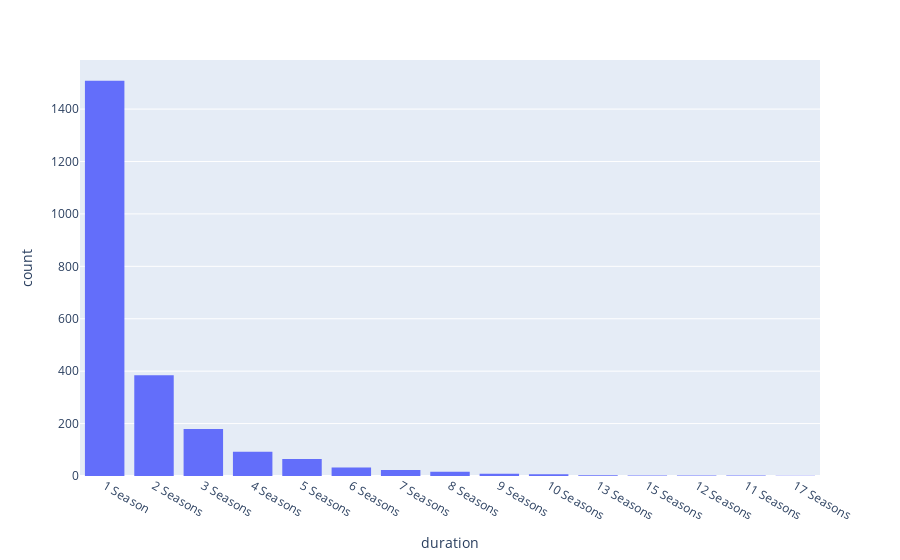

Notebook code cell kept with this figure:
### Code cell
px.histogram(show_seasons, "duration").update_xaxes(categoryorder='total descending')

### Figure 1 — Plotly figure (JSON) as saved in the notebook; plotly's stock layout.template omitted (floating-point values rounded to 4 significant figures; data arrays with more than 128 entries replaced by an {"elided": "..."} marker saying what was removed)
{"data": [{"alignmentgroup": "True", "bingroup": "x", "hovertemplate": "duration=%{x}<br>count=%{y}<extra></extra>", "legendgroup": "", "marker": {"color": "#636efa", "pattern": {"shape": ""}}, "name": "", "offsetgroup": "", "orientation": "v", "showlegend": false, "type": "histogram", "x": {"elided": "2326 str values"}, "xaxis": "x", "yaxis": "y"}], "layout": {"barmode": "relative", "legend": {"tracegroupgap": 0}, "margin": {"t": 60}, "xaxis": {"anchor": "y", "categoryorder": "total descending", "domain": [0, 1], "title": {"text": "duration"}}, "yaxis": {"anchor": "x", "domain": [0, 1], "title": {"text": "count"}}}}
